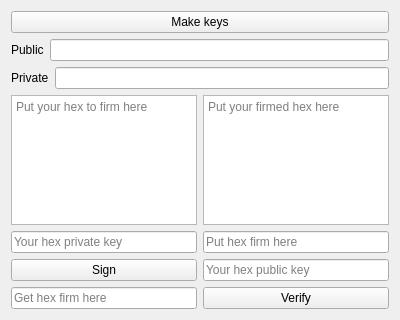
<?xml version="1.0" encoding="UTF-8"?>
<ui version="4.0">
 <class>MainWindow</class>
 <widget class="QMainWindow" name="MainWindow">
  <property name="geometry">
   <rect>
    <x>0</x>
    <y>0</y>
    <width>400</width>
    <height>320</height>
   </rect>
  </property>
  <property name="windowTitle">
   <string>MainWindow</string>
  </property>
  <widget class="QWidget" name="centralWidget">
   <layout class="QVBoxLayout" name="verticalLayout_3">
    <item>
     <widget class="QPushButton" name="makekeys">
      <property name="text">
       <string>Make keys</string>
      </property>
     </widget>
    </item>
    <item>
     <layout class="QHBoxLayout" name="horizontalLayout_2">
      <item>
       <widget class="QLabel" name="label">
        <property name="text">
         <string>Public</string>
        </property>
       </widget>
      </item>
      <item>
       <widget class="QLineEdit" name="publickey">
        <property name="readOnly">
         <bool>true</bool>
        </property>
       </widget>
      </item>
     </layout>
    </item>
    <item>
     <layout class="QHBoxLayout" name="horizontalLayout_3">
      <item>
       <widget class="QLabel" name="label_2">
        <property name="text">
         <string>Private</string>
        </property>
       </widget>
      </item>
      <item>
       <widget class="QLineEdit" name="privatekey"/>
      </item>
     </layout>
    </item>
    <item>
     <layout class="QHBoxLayout" name="horizontalLayout">
      <item>
       <layout class="QVBoxLayout" name="verticalLayout">
        <item>
         <widget class="QPlainTextEdit" name="sign_input">
          <property name="placeholderText">
           <string>Put your hex to firm here</string>
          </property>
         </widget>
        </item>
        <item>
         <widget class="QLineEdit" name="sign_privatekey">
          <property name="placeholderText">
           <string>Your hex private key</string>
          </property>
         </widget>
        </item>
        <item>
         <widget class="QPushButton" name="sign">
          <property name="text">
           <string>Sign</string>
          </property>
         </widget>
        </item>
        <item>
         <widget class="QLineEdit" name="sign_output">
          <property name="placeholderText">
           <string>Get hex firm here</string>
          </property>
         </widget>
        </item>
       </layout>
      </item>
      <item>
       <layout class="QVBoxLayout" name="verticalLayout_2">
        <item>
         <widget class="QPlainTextEdit" name="verify_input">
          <property name="placeholderText">
           <string>Put your firmed hex here</string>
          </property>
         </widget>
        </item>
        <item>
         <widget class="QLineEdit" name="verify_firm">
          <property name="placeholderText">
           <string>Put hex firm here</string>
          </property>
         </widget>
        </item>
        <item>
         <widget class="QLineEdit" name="verify_publickey">
          <property name="placeholderText">
           <string>Your hex public key</string>
          </property>
         </widget>
        </item>
        <item>
         <widget class="QPushButton" name="verify">
          <property name="text">
           <string>Verify</string>
          </property>
         </widget>
        </item>
       </layout>
      </item>
     </layout>
    </item>
   </layout>
  </widget>
 </widget>
 <layoutdefault spacing="6" margin="11"/>
 <resources/>
 <connections/>
</ui>
